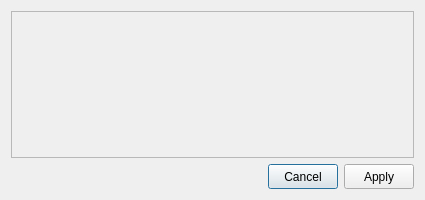
<?xml version="1.0" encoding="UTF-8"?>
<ui version="4.0">
 <class>UnloadEegFileWindow</class>
 <widget class="QDialog" name="UnloadEegFileWindow">
  <property name="geometry">
   <rect>
    <x>0</x>
    <y>0</y>
    <width>425</width>
    <height>200</height>
   </rect>
  </property>
  <property name="minimumSize">
   <size>
    <width>425</width>
    <height>200</height>
   </size>
  </property>
  <property name="windowTitle">
   <string>Dialog</string>
  </property>
  <layout class="QVBoxLayout" name="verticalLayout_2">
   <item>
    <widget class="QScrollArea" name="scrollArea">
     <property name="widgetResizable">
      <bool>true</bool>
     </property>
     <widget class="QWidget" name="scrollAreaWidgetContents">
      <property name="geometry">
       <rect>
        <x>0</x>
        <y>0</y>
        <width>405</width>
        <height>147</height>
       </rect>
      </property>
      <layout class="QVBoxLayout" name="verticalLayout_3">
       <property name="leftMargin">
        <number>0</number>
       </property>
       <property name="topMargin">
        <number>0</number>
       </property>
       <property name="rightMargin">
        <number>0</number>
       </property>
       <property name="bottomMargin">
        <number>0</number>
       </property>
       <item>
        <layout class="QVBoxLayout" name="fileLayout"/>
       </item>
      </layout>
     </widget>
    </widget>
   </item>
   <item>
    <layout class="QHBoxLayout" name="horizontalLayout">
     <item>
      <spacer name="horizontalSpacer">
       <property name="orientation">
        <enum>Qt::Horizontal</enum>
       </property>
       <property name="sizeHint" stdset="0">
        <size>
         <width>40</width>
         <height>20</height>
        </size>
       </property>
      </spacer>
     </item>
     <item>
      <widget class="QPushButton" name="cancelButton">
       <property name="minimumSize">
        <size>
         <width>70</width>
         <height>25</height>
        </size>
       </property>
       <property name="maximumSize">
        <size>
         <width>70</width>
         <height>25</height>
        </size>
       </property>
       <property name="text">
        <string>Cancel</string>
       </property>
      </widget>
     </item>
     <item>
      <widget class="QPushButton" name="applyButton">
       <property name="minimumSize">
        <size>
         <width>70</width>
         <height>25</height>
        </size>
       </property>
       <property name="maximumSize">
        <size>
         <width>70</width>
         <height>25</height>
        </size>
       </property>
       <property name="text">
        <string>Apply</string>
       </property>
      </widget>
     </item>
    </layout>
   </item>
  </layout>
 </widget>
 <resources/>
 <connections/>
</ui>
